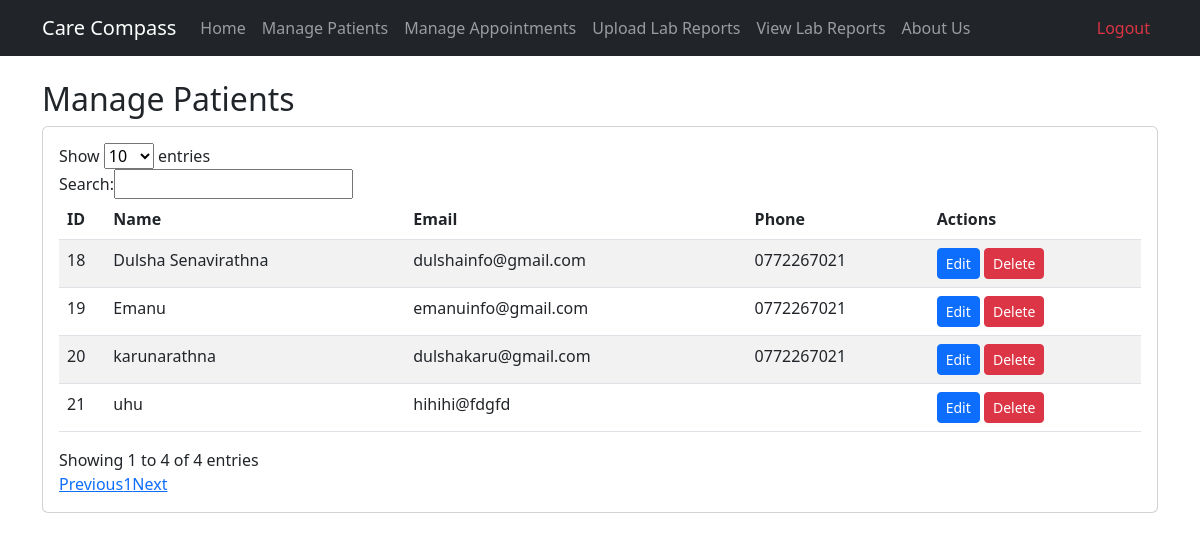
The app's page /manage_patients.php (signed in) with its own data.
### tables this page shows
CREATE TABLE `users` (
  `id` int(11) NOT NULL,
  `name` varchar(255) NOT NULL,
  `email` varchar(255) NOT NULL,
  `password` varchar(255) NOT NULL,
  `role` enum('patient','staff','admin') NOT NULL,
  `address` varchar(255) NOT NULL,
  `phone_number` varchar(20) NOT NULL,
  `date_of_birth` date DEFAULT NULL,
  `profile_picture` varchar(255) DEFAULT NULL
);

### manage_patients.php (the view, shortened to what this page needs)
<?php
include 'db/config.php';
$patients_sql = "SELECT * FROM users WHERE role = ?";
$stmt = $conn->prepare($patients_sql);
$role = 'Patient';
$stmt->bind_param("s", $role);
$stmt->execute();
$patients_result = $stmt->get_result();
?>
<!DOCTYPE html>
<html lang="en">
<head>
    <link href="https://cdn.jsdelivr.net/npm/bootstrap@5.3.0/dist/css/bootstrap.min.css" rel="stylesheet">
    <link href="https://cdn.jsdelivr.net/npm/datatables@1.10.24/css/jquery.dataTables.min.css" rel="stylesheet">
</head>
<body>
    <nav class="navbar navbar-expand-lg navbar-dark bg-dark">
        <div class="container">
            <a class="navbar-brand" href="staff_dashboard.php">Care Compass</a>
            <div class="collapse navbar-collapse" id="navbarNav">
                <ul class="navbar-nav me-auto">
                    <li class="nav-item">
                        <a class="nav-link" href="staff_dashboard.php">Home</a>
                    </li>
                    <li class="nav-item">
                        <a class="nav-link" href="manage_patients.php">Manage Patients</a>
                    </li>
                    <li class="nav-item">
                        <a class="nav-link" href="manage_appointments.php">Manage Appointments</a>
                    </li>
                    <li class="nav-item">
                        <a class="nav-link" href="upload_reports.php">Upload Lab Reports</a>
                    </li>
                    <li class="nav-item">
                        <a class="nav-link" href="view_reports.php">View Lab Reports</a>
                    </li>
                    <li class="nav-item">
                        <a class="nav-link" href="about_us.php">About Us</a>
                    </li>
                </ul>
                <div class="navbar-nav">
                    <span class="nav-item">
                        <a class="nav-link text-danger" href="staff_logout.php">Logout</a>
                    </span>
                </div>
            </div>
        </div>
    </nav>
    <div class="container mt-4">
        <h2>Manage Patients</h2>
        <div class="card">
            <div class="card-body">
                <table id="patientsTable" class="table table-striped">
                    <thead>
                        <tr>
                            <th>ID</th>
                            <th>Name</th>
                            <th>Email</th>
                            <th>Phone</th>
                            <th>Actions</th>
                        </tr>
                    </thead>
                    <tbody>
                        <?php while ($patient = $patients_result->fetch_assoc()) { ?>
                        <tr>
                            <td><?php echo htmlspecialchars($patient['id']); ?></td>
                            <td><?php echo htmlspecialchars($patient['name']); ?></td>
                            <td><?php echo htmlspecialchars($patient['email']); ?></td>
                            <td><?php echo htmlspecialchars($patient['phone_number']); ?></td>
                            <td>
                                <button class="btn btn-primary btn-sm" onclick="editPatient(<?php echo $patient['id']; ?>)">Edit</button>
                                <button class="btn btn-danger btn-sm" onclick="deletePatient(<?php echo $patient['id']; ?>)">Delete</button>
                            </td>
                        </tr>
                        <?php } ?>
                    </tbody>
                </table>
            </div>
        </div>
    </div>
</body>
</html>

### records on screen
users: id "18", name "Dulsha Senavirathna", email "dulshainfo@gmail.com", phone_number "0772267021"
users: id "19", name "Emanu", email "emanuinfo@gmail.com", phone_number "0772267021"
users: id "20", name "karunarathna", email "dulshakaru@gmail.com", phone_number "0772267021"
users: id "21", name "uhu", email "hihihi@fdgfd"
